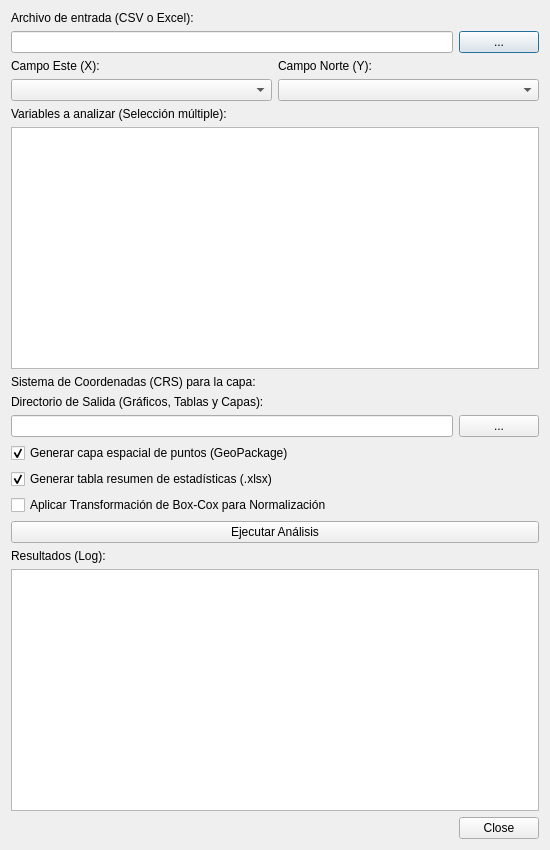
<?xml version="1.0" encoding="UTF-8"?>
<ui version="4.0">
 <class>GeoInterpolationAnalystDialogBase</class>
 <widget class="QDialog" name="GeoInterpolationAnalystDialogBase">
  <property name="geometry">
   <rect>
    <x>0</x>
    <y>0</y>
    <width>550</width>
    <height>850</height>
   </rect>
  </property>
  <property name="windowTitle">
   <string>GeoInterpolation Analyst</string>
  </property>
  <layout class="QVBoxLayout" name="verticalLayout">
   <item>
    <widget class="QLabel" name="labelFile">
     <property name="text">
      <string>Archivo de entrada (CSV o Excel):</string>
     </property>
    </widget>
   </item>
   <item>
    <layout class="QHBoxLayout" name="horizontalLayout">
     <item>
      <widget class="QLineEdit" name="lineEditFile"/>
     </item>
     <item>
      <widget class="QPushButton" name="btnBrowseFile">
       <property name="text">
        <string>...</string>
       </property>
      </widget>
     </item>
    </layout>
   </item>
   <item>
    <layout class="QHBoxLayout" name="horizontalLayoutCoords">
     <item>
      <layout class="QVBoxLayout" name="verticalLayoutEste">
       <item>
        <widget class="QLabel" name="labelEste">
         <property name="text">
          <string>Campo Este (X):</string>
         </property>
        </widget>
       </item>
       <item>
        <widget class="QComboBox" name="cbxEste"/>
       </item>
      </layout>
     </item>
     <item>
      <layout class="QVBoxLayout" name="verticalLayoutNorte">
       <item>
        <widget class="QLabel" name="labelNorte">
         <property name="text">
          <string>Campo Norte (Y):</string>
         </property>
        </widget>
       </item>
       <item>
        <widget class="QComboBox" name="cbxNorte"/>
       </item>
      </layout>
     </item>
    </layout>
   </item>
   <item>
    <widget class="QLabel" name="labelVariables">
     <property name="text">
      <string>Variables a analizar (Selección múltiple):</string>
     </property>
    </widget>
   </item>
   <item>
    <widget class="QListWidget" name="listVariables">
     <property name="selectionMode">
      <enum>QAbstractItemView::ExtendedSelection</enum>
     </property>
    </widget>
   </item>
   <item>
    <widget class="QLabel" name="labelCrs">
     <property name="text">
      <string>Sistema de Coordenadas (CRS) para la capa:</string>
     </property>
    </widget>
   </item>
   <item>
    <layout class="QVBoxLayout" name="crsLayout"/>
   </item>
   <item>
    <widget class="QLabel" name="labelOutput">
     <property name="text">
      <string>Directorio de Salida (Gráficos, Tablas y Capas):</string>
     </property>
    </widget>
   </item>
   <item>
    <layout class="QHBoxLayout" name="horizontalLayout_3">
     <item>
      <widget class="QLineEdit" name="lineEditOutputDir"/>
     </item>
     <item>
      <widget class="QPushButton" name="btnBrowseOutput">
       <property name="text">
        <string>...</string>
       </property>
      </widget>
     </item>
    </layout>
   </item>
   <item>
    <widget class="QCheckBox" name="chkLayer">
     <property name="text">
      <string>Generar capa espacial de puntos (GeoPackage)</string>
     </property>
     <property name="checked">
      <bool>true</bool>
     </property>
    </widget>
   </item>
   <item>
    <widget class="QCheckBox" name="chkStatsTable">
     <property name="text">
      <string>Generar tabla resumen de estadísticas (.xlsx)</string>
     </property>
     <property name="checked">
      <bool>true</bool>
     </property>
    </widget>
   </item>
   <item>
    <widget class="QCheckBox" name="chkBoxCox">
     <property name="text">
      <string>Aplicar Transformación de Box-Cox para Normalización</string>
     </property>
     <property name="checked">
      <bool>false</bool>
     </property>
    </widget>
   </item>
   <item>
    <widget class="QPushButton" name="btnAnalyze">
     <property name="text">
      <string>Ejecutar Análisis</string>
     </property>
    </widget>
   </item>
   <item>
    <widget class="QLabel" name="labelResults">
     <property name="text">
      <string>Resultados (Log):</string>
     </property>
    </widget>
   </item>
   <item>
    <widget class="QTextEdit" name="textEditResults">
     <property name="readOnly">
      <bool>true</bool>
     </property>
    </widget>
   </item>
   <item>
    <widget class="QDialogButtonBox" name="button_box">
     <property name="orientation">
      <enum>Qt::Horizontal</enum>
     </property>
     <property name="standardButtons">
      <set>QDialogButtonBox::Close</set>
     </property>
    </widget>
   </item>
  </layout>
 </widget>
 <resources/>
 <connections>
  <connection>
   <sender>button_box</sender>
   <signal>rejected()</signal>
   <receiver>GeoInterpolationAnalystDialogBase</receiver>
   <slot>reject()</slot>
   <hints>
    <hint type="sourcelabel">
     <x>20</x>
     <y>20</y>
    </hint>
    <hint type="destinationlabel">
     <x>20</x>
     <y>20</y>
    </hint>
   </hints>
  </connection>
 </connections>
</ui>
